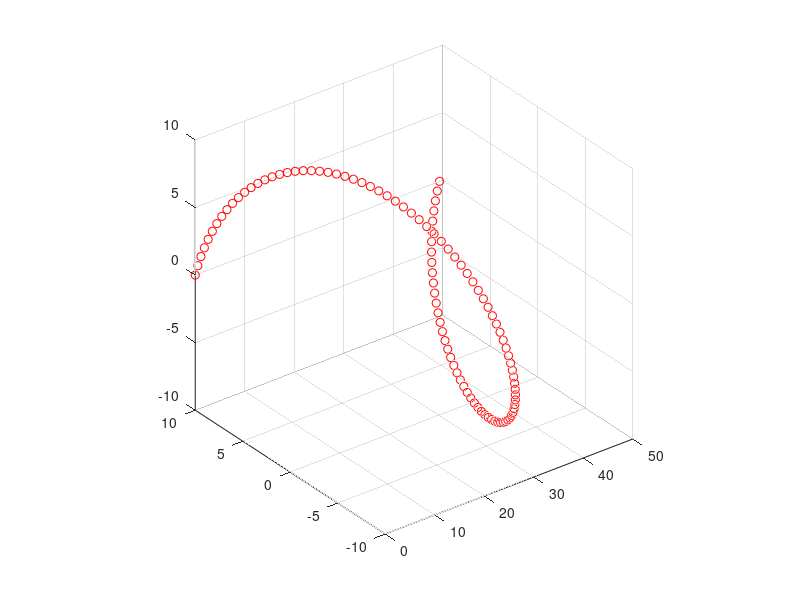

Recreate this plot in MATLAB. (Note: this script raises an error after producing the figure.)
clear all;
close all;
clc;

hold on;
axis square;
grid on;
view(3);

theta = linspace(0, 2 * pi, 100);
radius = 10;
height = 50;

x = zeros(1, length(theta));
y = radius * cos(theta);
z = radius * sin(theta);

X = [x; height * ones(1, length(theta))];
Y = repmat(y,2,1);
Z = repmat(z,2,1);

% mesh(X,Y,Z);
clear X Y Z;

n = 5;
x = n / 2 * pi * theta;
plot3(x,y,z,'ro');

v1 = [x; y; z]';
v2 = circshift(v1,1);

v1(1,:) = [];
v2(1,:) = [];
arrow3(v1, v2, 'r');

vec1 = v2 - v1;
vec2 = zeros(size(vec1));
vec2(:,1) = height;

vec3 = cross(vec1, -vec2);

% for i = 1 : length(vec3)
%     vec3(i,:) = vec3(i,:) / norm(vec3(i,:)) * (radius + 5);
% end

% v1 = circshift(v1,-1);
arrow3(v1, vec3);
